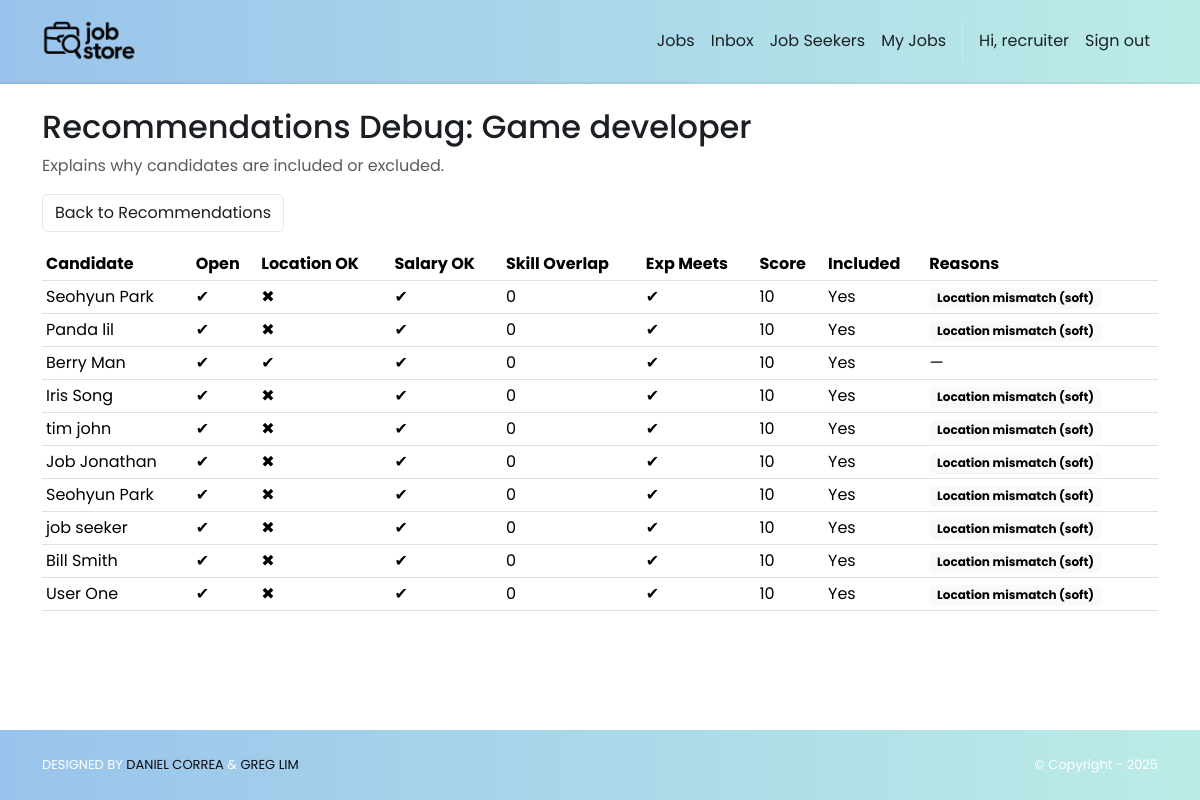
The app's page /jobs/7/recommendations/debug/ (signed in) with its own data.
### accounts/models.py (models this page shows)
class User(AbstractUser):
    class Roles(models.TextChoices):
        RECRUITER = "RECRUITER", "Recruiter"
        JOB_SEEKER = "JOB_SEEKER", "Job Seeker"
    role = models.CharField(
        max_length=20, choices=Roles.choices, default=Roles.JOB_SEEKER, db_index=True
    )
    @property
    def is_recruiter(self) -> bool:
        return self.role == self.Roles.RECRUITER
    @property
    def is_jobseeker(self) -> bool:
        return self.role == self.Roles.JOB_SEEKER

### jobs/models.py (models this page shows, shortened)
class Job(models.Model):
    class RemoteType(models.TextChoices):
        ONSITE = "ONSITE", "On-site"
        REMOTE = "REMOTE", "Remote"
        HYBRID = "HYBRID", "Hybrid"
    title = models.CharField(max_length=200, db_index=True)
    description = models.TextField()
    location = models.CharField(max_length=200, db_index=True)
    address = models.CharField(max_length=200, db_index=True)
    remote_type = models.CharField(max_length=6, choices=RemoteType.choices)
    salary_min = models.PositiveIntegerField(null=True, blank=True)
    salary_max = models.PositiveIntegerField(null=True, blank=True)
    visa_sponsorship = models.BooleanField(default=False)
    min_experience = models.PositiveIntegerField(null=True, blank=True)
    skills = models.ManyToManyField(Skill, blank=True, related_name="jobs")
    created_by = models.ForeignKey(
        settings.AUTH_USER_MODEL,
        on_delete=models.CASCADE,
        related_name="jobs",
        limit_choices_to={"role": "RECRUITER"},
    )
    created_at = models.DateTimeField(auto_now_add=True)

### jobSeekers/models.py (models this page shows, shortened)
class JobSeeker(models.Model):
    user = models.OneToOneField(
        settings.AUTH_USER_MODEL, on_delete=models.CASCADE, related_name="jobseeker_profile"
    )
    firstName = models.CharField("First Name", max_length=255)
    lastName  = models.CharField("Last Name", max_length=255)
    location  = models.CharField("Location", max_length=255, blank=True)
    image     = models.ImageField("Profile Image", upload_to='jobSeeker_images/', null=True, blank=True)
    years_experience = models.PositiveIntegerField(null=True, blank=True)
    open_to_work = models.BooleanField(default=True)
    desired_salary_min = models.PositiveIntegerField(null=True, blank=True)
    desired_salary_max = models.PositiveIntegerField(null=True, blank=True)
    education = models.ForeignKey("Institution", on_delete=models.PROTECT, related_name="jobSeeker", null=True, blank=True)
    degree    = models.CharField(max_length=255, blank=True)
    startYear = models.IntegerField("Start Year", null=True, blank=True)
    endYear   = models.IntegerField("End Year", null=True, blank=True)
    headline   = models.TextField(blank=True)
    experience = models.ManyToManyField("Experience", related_name="jobSeeker", blank=True)
    skills     = models.ManyToManyField("Skill", related_name="jobSeeker", blank=True)
    links      = models.ManyToManyField("Link", related_name="jobSeeker", blank=True)
    hide_image = models.BooleanField(default=False)
    hide_headline = models.BooleanField(default=False)
    hide_profile = models.BooleanField(default=False)
    hide_location = models.BooleanField(default=False)
    @property
    def full_name(self):
        return f"{self.firstName} {self.lastName}"

### jobs/views.py (the view)
# urls.py: path("<int:pk>/recommendations/debug/", views.job_recommendations_debug, name="jobs.recommendations_debug"),
@login_required
@recruiter_required
def job_recommendations_debug(request, pk):
    job = get_object_or_404(Job, pk=pk, created_by=request.user)
    from django.db.models import Q, Count, IntegerField, Value
    from jobSeekers.models import JobSeeker
    job_skill_ids = list(job.skills.values_list('id', flat=True))
    job_min = job.salary_min
    job_max = job.salary_max
    qs = JobSeeker.objects.filter(hide_profile=False).prefetch_related('skills')
    if job_skill_ids:
        qs = qs.annotate(skill_overlap=Count('skills', filter=Q(skills__in=job_skill_ids), distinct=True))
    else:
        qs = qs.annotate(skill_overlap=Value(0, output_field=IntegerField()))
    data = []
    remote = getattr(job, 'remote_type', None) == getattr(job.RemoteType, 'REMOTE', 'REMOTE')
    city = (job.location or '').split(',')[0].strip() if job.location else ''
    token = city or (job.location or '')
    min_exp = job.min_experience or 0
    for c in qs:
        reasons = []
        open_ok = bool(c.open_to_work)
        if not open_ok:
            reasons.append('Not open to work')
        if remote:
            loc_ok = True
        else:
            if token:
                loc_ok = (c.location or '').lower().find(token.lower()) != -1
            else:
                loc_ok = True
        if not loc_ok:
            reasons.append('Location mismatch (soft)')
        if job_min is None and job_max is None:
            sal_ok = True
        else:
            c_min = c.desired_salary_min
            c_max = c.desired_salary_max
            sal_ok_left = (job_max is None) or (c_min is None) or (c_min <= job_max)
            sal_ok_right = (job_min is None) or (c_max is None) or (c_max >= job_min)
            sal_ok = sal_ok_left and sal_ok_right
        if not sal_ok:
            reasons.append('Salary range does not overlap')
        exp_ok = (c.years_experience or 0) >= min_exp
        total_score = (getattr(c, 'skill_overlap', 0) * 100) + (10 if exp_ok else 0)
        included = open_ok and sal_ok
        data.append({
            'candidate': c,
            'open_ok': open_ok,
            'loc_ok': loc_ok,
            'sal_ok': sal_ok,
            'skill_overlap': getattr(c, 'skill_overlap', 0),
            'exp_ok': exp_ok,
            'score': total_score,
            'included': included,
            'reasons': reasons,
        })
    data.sort(key=lambda x: (x['included'], x['score']), reverse=True)
    return render(request, "jobs/recommendations_debug.html", {"job": job, "rows": data})

### jobStore/context_processors.py (called while the page is built)
def static_revisions(request):
    base = Path(settings.BASE_DIR)
    logo_path = base / 'jobStore' / 'static' / 'img' / 'logo.png'
    try:
        rev_logo = str(int(os.path.getmtime(logo_path)))
    except Exception:
        rev_logo = '1'
    css_path = base / 'jobStore' / 'static' / 'css' / 'style.css'
    try:
        rev_css = str(int(os.path.getmtime(css_path)))
    except Exception:
        rev_css = '1'
    return {
        'STATIC_REV_LOGO': rev_logo,
        'STATIC_REV_CSS': rev_css,
    }

### jobs/templates/jobs/recommendations_debug.html
{% extends "base.html" %}
{% block content %}
<div class="container py-4">
  <h2>Recommendations Debug: {{ job.title }}</h2>
  <p class="text-muted">Explains why candidates are included or excluded.</p>
  <div class="mb-3">
    <a href="{% url 'jobs.recommendations' job.pk %}" class="btn btn-outline-secondary">Back to Recommendations</a>
  </div>
  <div class="table-responsive">
    <table class="table table-sm align-middle">
      <thead>
        <tr>
          <th>Candidate</th>
          <th>Open</th>
          <th>Location OK</th>
          <th>Salary OK</th>
          <th>Skill Overlap</th>
          <th>Exp Meets</th>
          <th>Score</th>
          <th>Included</th>
          <th>Reasons</th>
        </tr>
      </thead>
      <tbody>
        {% for row in rows %}
          <tr class="{% if not row.included %}table-warning{% endif %}">
            <td>{{ row.candidate.full_name }}</td>
            <td>{% if row.open_ok %}✔{% else %}✖{% endif %}</td>
            <td>{% if row.loc_ok %}✔{% else %}✖{% endif %}</td>
            <td>{% if row.sal_ok %}✔{% else %}✖{% endif %}</td>
            <td>{{ row.skill_overlap }}</td>
            <td>{% if row.exp_ok %}✔{% else %}✖{% endif %}</td>
            <td>{{ row.score }}</td>
            <td>{% if row.included %}Yes{% else %}No{% endif %}</td>
            <td>
              {% if row.reasons %}
                {% for r in row.reasons %}
                  <span class="badge text-bg-light me-1">{{ r }}</span>
                {% endfor %}
              {% else %}
                <em>—</em>
              {% endif %}
            </td>
          </tr>
        {% empty %}
          <tr><td colspan="9"><em>No candidates found.</em></td></tr>
        {% endfor %}
      </tbody>
    </table>
  </div>
</div>
{% endblock %}

### jobStore/templates/base.html (shortened to what this page needs)
<!DOCTYPE html>
<html>
  {% load static %}
  <head>
    <link href="https://cdn.jsdelivr.net/npm/bootstrap@5.3.3/dist/css/bootstrap.min.css"
          rel="stylesheet">
    <link rel="stylesheet"
          href="https://cdnjs.cloudflare.com/ajax/libs/font-awesome/6.1.1/css/all.min.css">
    <link rel="stylesheet" type="text/css" href="{% static 'css/style.css' %}?v={{ STATIC_REV_CSS }}">
  </head>
  <body class="d-flex flex-column min-vh-100{% if request.resolver_match and request.resolver_match.url_name == 'home.index' %} is-home{% endif %}">
    <nav class="p-3 navbar navbar-light ms-brandbar navbar-expand-lg">
      <div class="container">
        <a class="navbar-brand" href="{% url 'home.index' %}">
          <img src="{% static 'img/logo.png' %}?v={{ STATIC_REV_LOGO }}" alt="logo" height="40" />
        </a>
        <div class="collapse navbar-collapse" id="navbarNavAltMarkup">
          <div class="navbar-nav ms-auto navbar-ml align-items-lg-center">
            <a class="nav-link" href="{% url 'jobs.list' %}">Jobs</a>
            {% if user.is_authenticated %}
              <a class = "nav-link" href="{% url 'inbox' %}">
                Inbox
              </a>
              {% if user.is_staff or user.is_recruiter %}
                <a class="nav-link" href="{% url 'jobSeekers.index' %}">Job Seekers</a>
                <a class="nav-link" href="{% url 'jobs.dashboard' %}">My Jobs</a>
              {% endif %}
              <span class="nav-link disabled">Hi, {{ user.username }}</span>
              <a class="nav-link" href="{% url 'logout' %}">Sign out</a>
            {% else %}
              <a class="nav-link" href="{% url 'login' %}">Log in</a>
              <a class="nav-link" href="{% url 'signup.choice' %}">Sign up</a>
            {% endif %}
          </div>
        </div>
      </div>
    </nav>
    <div class="flex-grow-1">
      {% block content %}
      {% endblock content %}
    </div>
    <section class="p-3 ms-footer-bottom">
      <div class="container d-flex justify-content-between">
        <div class="me-5 text-white">
          <span>DESIGNED BY
            <a href="https://www.x.com/danielgarax" target="_blank">DANIEL CORREA</a> &
            <a href="https://www.x.com/greglim81" target="_blank">GREG LIM</a>
          </span>
        </div>
        <div class="text-white">
          <span>© Copyright - 2025</span>
        </div>
      </div>
    </section>
  </body>
</html>

### jobStore/static/css/style.css (style rules this page uses)
:root { --bg: #ffffff; --bg-alt: #f6f7f9; --surface: #ffffff; --surface-2: #f2f3f5; --text: #1b1f23; --muted: #6b7280; --border: #e5e7eb; --brand-blue-1: #99C3EC; --brand-blue-2: #AAD2EC; --brand-cyan: #BCECE6; --brand-mint: #97E3C2; --brand-peach: #FFEED9; --brand-pink: #F69C9E; --primary: var(--brand-blue-1); --primary-contrast: #0b0d10; --link: var(--brand-blue-1); --success: var(--brand-mint); --warning: var(--brand-peach); --danger: var(--brand-pink); --shadow: 0 6px 20px rgba(0,0,0,0.08); --radius: 10px; --radius-sm: 8px; --radius-xs: 6px; --focus: 0 0 0 0.2rem rgba(153,195,236,0.35); --transition: 180ms ease; }
html, body { background: var(--bg); color: var(--text); }
body { font-family: 'Poppins', system-ui, -apple-system, Segoe UI, Roboto, Arial, sans-serif; line-height: 1.5; text-rendering: optimizeLegibility; -webkit-font-smoothing: antialiased; -moz-osx-font-smoothing: grayscale; transition: background-color var(--transition), color var(--transition); }
a { color: var(--link); }
.navbar { backdrop-filter: saturate(160%) blur(4px); }
.navbar .nav-link { opacity: 0.9; }
.ms-brandbar { background-color: #99C3EC; background: linear-gradient(90deg, var(--brand-blue-1), var(--brand-cyan)) !important; border-bottom: 2px solid rgba(0,0,0,0.06); }
.ms-brandbar .nav-link, .ms-brandbar .navbar-brand, .ms-brandbar .navbar-text { color: var(--primary-contrast) !important; }
.ms-brandbar .nav-link { position: relative; transition: color 160ms ease, transform 140ms ease; }
.ms-brandbar .nav-link::after { content: ''; position: absolute; left: 0; right: 0; bottom: -4px; height: 2px; width: 0; margin: 0 auto; background: var(--primary-contrast); transition: width 180ms ease; }
.btn-outline-secondary { color: var(--text); border-color: var(--border); }
.btn { transition: transform 140ms ease, box-shadow 180ms ease, filter 140ms ease; }
.ms-footer-bottom { background-color: #99C3EC; background: linear-gradient(90deg, var(--brand-blue-1), var(--brand-cyan)) !important; border-top: 0; }
.ms-footer-bottom span { font-size: 13px; line-height: 38px; }
.ms-footer-bottom a { color: var(--primary-contrast); text-decoration: none; }
.btn, .form-control, .form-select, .nav-link, .card { transition: all var(--transition); }

### records on screen
User: username "recruiter"
Job: title "Game developer"
JobSeeker: candidate.full_name "Seohyun Park", skill_overlap "0", score "10", reasons "Location mismatch (soft)"
JobSeeker: candidate.full_name "Panda lil", skill_overlap "0", score "10", reasons "Location mismatch (soft)"
JobSeeker: candidate.full_name "Berry Man", skill_overlap "0", score "10"
JobSeeker: candidate.full_name "Iris Song", skill_overlap "0", score "10", reasons "Location mismatch (soft)"
JobSeeker: candidate.full_name "tim john", skill_overlap "0", score "10", reasons "Location mismatch (soft)"
JobSeeker: candidate.full_name "Job Jonathan", skill_overlap "0", score "10", reasons "Location mismatch (soft)"
JobSeeker: candidate.full_name "Seohyun Park", skill_overlap "0", score "10", reasons "Location mismatch (soft)"
JobSeeker: candidate.full_name "job seeker", skill_overlap "0", score "10", reasons "Location mismatch (soft)"
JobSeeker: candidate.full_name "Bill Smith", skill_overlap "0", score "10", reasons "Location mismatch (soft)"
JobSeeker: candidate.full_name "User One", skill_overlap "0", score "10", reasons "Location mismatch (soft)"
